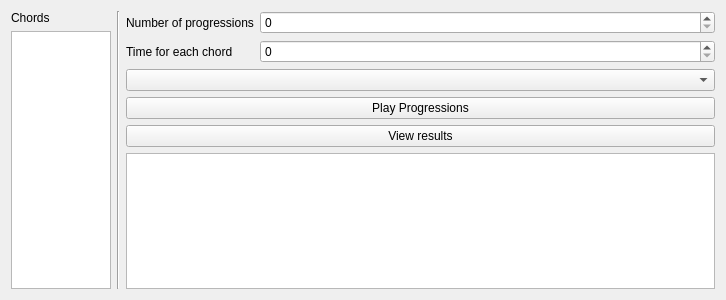
<?xml version="1.0" encoding="UTF-8"?>
<ui version="4.0">
 <class>Form</class>
 <widget class="QWidget" name="Form">
  <property name="geometry">
   <rect>
    <x>0</x>
    <y>0</y>
    <width>726</width>
    <height>300</height>
   </rect>
  </property>
  <property name="windowTitle">
   <string>Form</string>
  </property>
  <layout class="QHBoxLayout" name="horizontalLayout">
   <item>
    <layout class="QVBoxLayout" name="verticalLayout">
     <item>
      <widget class="QLabel" name="label_9">
       <property name="sizePolicy">
        <sizepolicy hsizetype="Expanding" vsizetype="Preferred">
         <horstretch>0</horstretch>
         <verstretch>0</verstretch>
        </sizepolicy>
       </property>
       <property name="maximumSize">
        <size>
         <width>100</width>
         <height>16777215</height>
        </size>
       </property>
       <property name="text">
        <string>Chords</string>
       </property>
      </widget>
     </item>
     <item>
      <widget class="QListView" name="listView_Chords">
       <property name="maximumSize">
        <size>
         <width>100</width>
         <height>16777215</height>
        </size>
       </property>
      </widget>
     </item>
    </layout>
   </item>
   <item>
    <widget class="Line" name="line">
     <property name="orientation">
      <enum>Qt::Vertical</enum>
     </property>
    </widget>
   </item>
   <item>
    <layout class="QVBoxLayout" name="verticalLayout_2">
     <item>
      <spacer name="verticalSpacer">
       <property name="orientation">
        <enum>Qt::Vertical</enum>
       </property>
       <property name="sizeHint" stdset="0">
        <size>
         <width>20</width>
         <height>40</height>
        </size>
       </property>
      </spacer>
     </item>
     <item>
      <layout class="QFormLayout" name="formLayout">
       <item row="0" column="0">
        <widget class="QLabel" name="label">
         <property name="text">
          <string>Number of progressions</string>
         </property>
        </widget>
       </item>
       <item row="0" column="1">
        <widget class="QSpinBox" name="spinBox_NumberProgressions"/>
       </item>
       <item row="1" column="1">
        <widget class="QSpinBox" name="spinBox_ChordTime"/>
       </item>
       <item row="1" column="0">
        <widget class="QLabel" name="label_2">
         <property name="text">
          <string>Time for each chord</string>
         </property>
        </widget>
       </item>
      </layout>
     </item>
     <item>
      <widget class="QComboBox" name="comboBox_PogressionType"/>
     </item>
     <item>
      <widget class="QPushButton" name="pushButton_PlayProgression">
       <property name="text">
        <string>Play Progressions</string>
       </property>
      </widget>
     </item>
     <item>
      <widget class="QPushButton" name="pushButton_ViewResults">
       <property name="text">
        <string>View results</string>
       </property>
      </widget>
     </item>
     <item>
      <widget class="QPlainTextEdit" name="plainTextEdit"/>
     </item>
    </layout>
   </item>
  </layout>
 </widget>
 <resources/>
 <connections/>
</ui>
